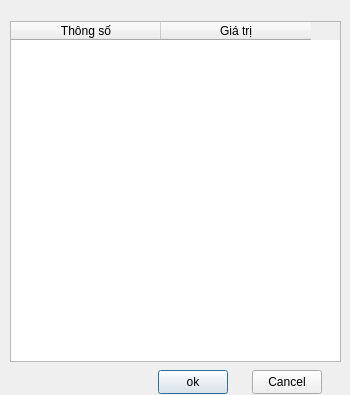
<?xml version="1.0" encoding="UTF-8"?>
<ui version="4.0">
 <class>Zoom_table_T_t_view</class>
 <widget class="QDialog" name="Zoom_table_T_t_view">
  <property name="geometry">
   <rect>
    <x>0</x>
    <y>0</y>
    <width>350</width>
    <height>395</height>
   </rect>
  </property>
  <property name="windowTitle">
   <string>Dialog</string>
  </property>
  <widget class="QTableWidget" name="tableWidget">
   <property name="geometry">
    <rect>
     <x>10</x>
     <y>21</y>
     <width>331</width>
     <height>341</height>
    </rect>
   </property>
   <attribute name="horizontalHeaderDefaultSectionSize">
    <number>150</number>
   </attribute>
   <column>
    <property name="text">
     <string>Thông số</string>
    </property>
   </column>
   <column>
    <property name="text">
     <string>Giá trị</string>
    </property>
   </column>
  </widget>
  <widget class="QWidget" name="">
   <property name="geometry">
    <rect>
     <x>140</x>
     <y>370</y>
     <width>201</width>
     <height>24</height>
    </rect>
   </property>
   <layout class="QHBoxLayout" name="horizontalLayout">
    <item>
     <widget class="QPushButton" name="pushButton">
      <property name="maximumSize">
       <size>
        <width>70</width>
        <height>30</height>
       </size>
      </property>
      <property name="text">
       <string>ok</string>
      </property>
     </widget>
    </item>
    <item>
     <widget class="QPushButton" name="pushButton_2">
      <property name="maximumSize">
       <size>
        <width>70</width>
        <height>30</height>
       </size>
      </property>
      <property name="text">
       <string>Cancel</string>
      </property>
     </widget>
    </item>
   </layout>
  </widget>
 </widget>
 <resources/>
 <connections/>
</ui>
